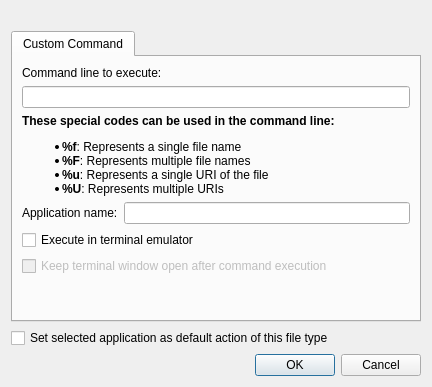
<?xml version="1.0" encoding="UTF-8"?>
<ui version="4.0">
 <class>AppChooserDialog</class>
 <widget class="QDialog" name="AppChooserDialog">
  <property name="geometry">
   <rect>
    <x>0</x>
    <y>0</y>
    <width>432</width>
    <height>387</height>
   </rect>
  </property>
  <property name="windowTitle">
   <string>Choose an Application</string>
  </property>
  <layout class="QFormLayout" name="formLayout">
   <property name="fieldGrowthPolicy">
    <enum>QFormLayout::AllNonFixedFieldsGrow</enum>
   </property>
   <item row="0" column="1">
    <widget class="QLabel" name="fileTypeHeader"/>
   </item>
   <item row="1" column="0" colspan="2">
    <widget class="QTabWidget" name="tabWidget">
     <property name="sizePolicy">
      <sizepolicy hsizetype="Expanding" vsizetype="Expanding">
       <horstretch>0</horstretch>
       <verstretch>1</verstretch>
      </sizepolicy>
     </property>
     <property name="currentIndex">
      <number>0</number>
     </property>
     <widget class="QWidget" name="tab_2">
      <attribute name="title">
       <string>Custom Command</string>
      </attribute>
      <layout class="QFormLayout" name="formLayout_2">
       <item row="0" column="0" colspan="2">
        <widget class="QLabel" name="label_3">
         <property name="text">
          <string>Command line to execute:</string>
         </property>
        </widget>
       </item>
       <item row="1" column="0" colspan="2">
        <widget class="QLineEdit" name="cmdLine"/>
       </item>
       <item row="2" column="0" colspan="2">
        <widget class="QLabel" name="label_5">
         <property name="text">
          <string>&lt;b&gt;These special codes can be used in the command line:&lt;/b&gt;
&lt;ul&gt;
&lt;li&gt;&lt;b&gt;%f&lt;/b&gt;: Represents a single file name&lt;/li&gt;
&lt;li&gt;&lt;b&gt;%F&lt;/b&gt;: Represents multiple file names&lt;/li&gt;
&lt;li&gt;&lt;b&gt;%u&lt;/b&gt;: Represents a single URI of the file&lt;/li&gt;
&lt;li&gt;&lt;b&gt;%U&lt;/b&gt;: Represents multiple URIs&lt;/li&gt;
&lt;/ul&gt;</string>
         </property>
         <property name="textFormat">
          <enum>Qt::RichText</enum>
         </property>
        </widget>
       </item>
       <item row="3" column="0">
        <widget class="QLabel" name="label_4">
         <property name="text">
          <string>Application name:</string>
         </property>
        </widget>
       </item>
       <item row="3" column="1">
        <widget class="QLineEdit" name="appName"/>
       </item>
       <item row="4" column="0" colspan="2">
        <widget class="QCheckBox" name="useTerminal">
         <property name="text">
          <string>Execute in terminal emulator</string>
         </property>
        </widget>
       </item>
       <item row="5" column="0" colspan="2">
        <widget class="QCheckBox" name="keepTermOpen">
         <property name="enabled">
          <bool>false</bool>
         </property>
         <property name="text">
          <string>Keep terminal window open after command execution</string>
         </property>
        </widget>
       </item>
      </layout>
     </widget>
    </widget>
   </item>
   <item row="2" column="0" colspan="2">
    <widget class="QCheckBox" name="setDefault">
     <property name="text">
      <string>Set selected application as default action of this file type</string>
     </property>
    </widget>
   </item>
   <item row="3" column="0" colspan="2">
    <widget class="QDialogButtonBox" name="buttonBox">
     <property name="orientation">
      <enum>Qt::Horizontal</enum>
     </property>
     <property name="standardButtons">
      <set>QDialogButtonBox::Cancel|QDialogButtonBox::Ok</set>
     </property>
    </widget>
   </item>
  </layout>
 </widget>
 <resources/>
 <connections>
  <connection>
   <sender>buttonBox</sender>
   <signal>accepted()</signal>
   <receiver>AppChooserDialog</receiver>
   <slot>accept()</slot>
  </connection>
  <connection>
   <sender>buttonBox</sender>
   <signal>rejected()</signal>
   <receiver>AppChooserDialog</receiver>
   <slot>reject()</slot>
  </connection>
  <connection>
   <sender>useTerminal</sender>
   <signal>toggled(bool)</signal>
   <receiver>keepTermOpen</receiver>
   <slot>setEnabled(bool)</slot>
  </connection>
 </connections>
</ui>
